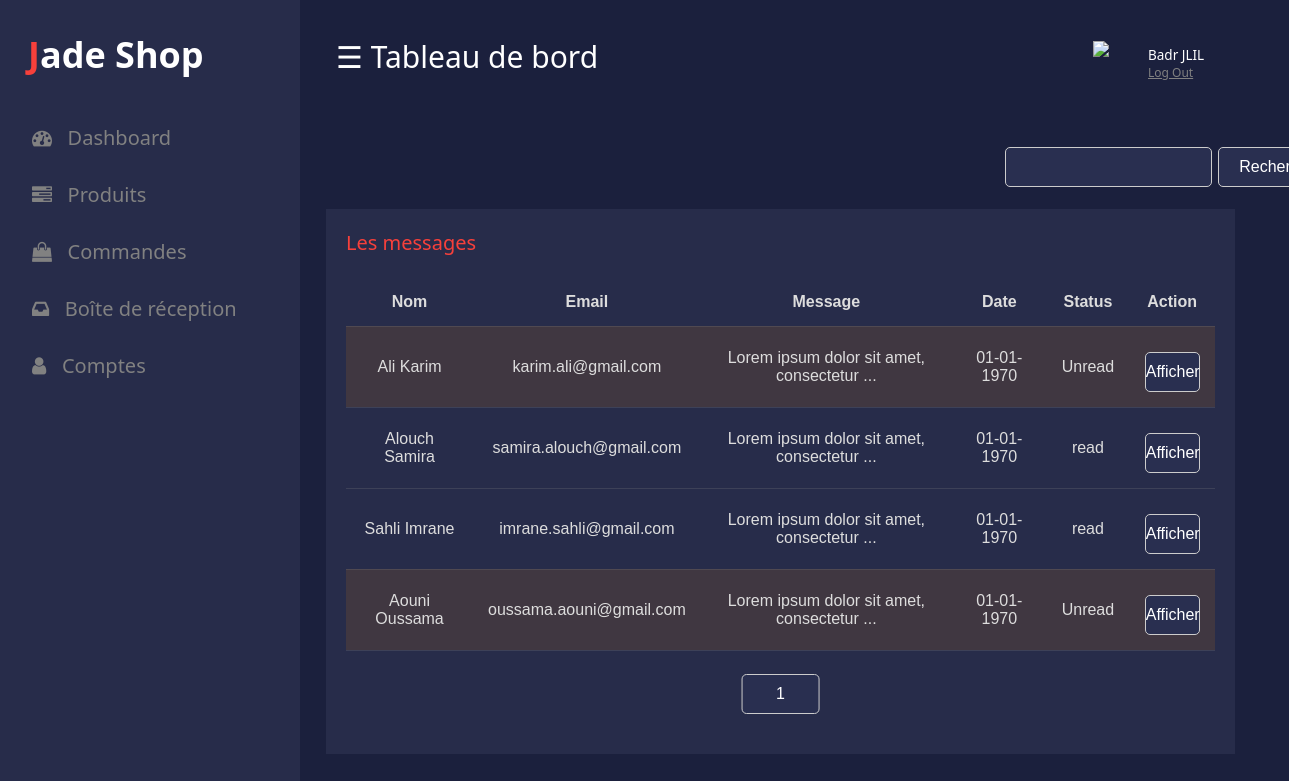
The page /admin/inbox.php (signed in) on the database its author committed.
### tables this page shows
CREATE TABLE `clients` (
  `idClient` int(11) NOT NULL AUTO_INCREMENT,
  `prenom` varchar(10) NOT NULL,
  `nom` varchar(10) NOT NULL,
  `email` varchar(35) NOT NULL,
  `password` varchar(20) NOT NULL,
  `type` varchar(15) NOT NULL DEFAULT 'Utilisateur',
  PRIMARY KEY (`idClient`),
  UNIQUE KEY `email` (`email`)
);

CREATE TABLE `messages` (
  `id` int(11) NOT NULL AUTO_INCREMENT,
  `message` varchar(1000) NOT NULL,
  `statut` varchar(10) NOT NULL DEFAULT 'Unread',
  `prenom` varchar(15) NOT NULL,
  `nom` varchar(15) NOT NULL,
  `date` timestamp NOT NULL DEFAULT current_timestamp() ON UPDATE current_timestamp(),
  `email` varchar(100) NOT NULL,
  `telephone` int(9) NOT NULL,
  PRIMARY KEY (`id`)
);

### admin/inbox.php (the view, shortened to what this page needs)
<?php
require_once("../connexion.php");
if(isset($_GET['lpage'])){
  $lpage=$_GET['lpage'];
}else{
  $lpage=0;
}
if(isset($_GET['keyword'])){
  $keyword=$_GET['keyword'];
  $sql="SELECT id, nom, email, prenom, substr(message,1,40) AS messageko, statut, date FROM messages WHERE nom like '%$keyword%' OR prenom like '%$keyword%' OR email like '%$keyword%' ";
}else{
  $sql="select id,nom, email, prenom,substr(message,1,40) as messageko,statut,date from messages";
}
$reponse=mysqli_query($connexion,$sql);
?>
<!Doctype HTML>
<html>
<head>
	<link rel="stylesheet" href="../css/dashboard.css" type="text/css"/>
	<link rel="stylesheet" href="https://cdnjs.cloudflare.com/ajax/libs/font-awesome/4.7.0/css/font-awesome.min.css">
</head>
<body>
<?php include '../comp/admin_header.php';  ?>
<div id="searchbar" >
        <form action="" action="get">
          <div style="display:inline-block;"><input type="text" name="keyword" value="<?php echo $keyword?>"></div>
          <div style="display:inline-block;"><input id="search-btn" type="submit" value="Rechercher"></div>
        </form>
</div>
<br>
<div class="box-8">
		<div class="content-box">
			<p>Les messages</p>
			<br/>
      <table class="table">
                  <thead>
                    <tr>
                      <th>Nom</th>
                      <th>Email</th>
                      <th>Message</th>
                      <th>Date</th>
                      <th>Status</th>
                      <th>Action</th>
                    </tr>
                  </thead>
                  <tbody>
                  <?php
                  $row=mysqli_fetch_all($reponse,MYSQLI_ASSOC);
                  $nbr= count($row);
                  $start=$lpage*8;
                  for ($i = $start; $i < $nbr; $i++) {
                    ?>
                    <tr <?php  if($row[$i]['statut'] == "Unread"){ echo "style='background-color: #ec7e0020'";} ?>>
                      <td><?php  echo $row[$i]['nom'] . " "  .  $row[$i]['prenom'] ;?></td>
                      <td><?php  echo $row[$i]['email'] ;?></td>
                      <td><?php echo $row[$i]['messageko'] . "..." ?></td>
                      <td><?php  echo date("d-m-Y", strtotime($row['date']))?></td>
                      <td><?php  echo $row[$i]['statut'] ?></td>
                      <td><button onclick="window.location.href='message.php?id=<?php echo $row[$i]['id'] ?>'">Afficher</button></td>
                    </tr>
                  <?php
                  }?>
                  </tbody>
              </table>
              <div style="display:flex; width :10%; margin-left:50%; transform: translate(-50%, -50%);">
                <?php
                  for($j=0;$j<(ceil($nbr/8));$j++){
                    echo '<button style="margin :0% 5%" onclick="window.location.href=\'inbox.php?';
                    if(isset($_GET['keyword'])){
                      echo "keyword=" . $keyword . "&";
                    }
                    echo "lpage=" . $j . "'\">" . $j+1 . "</button>";
                  }
                ?>
                </div>
		</div>
	</div>
	</div>
</body>
</html>

### comp/admin_header.php (shortened to what this page needs)
<?php
if(isset($_SESSION['user_id'])){
  $user_id = $_SESSION['user_id'];
  $sql="SELECT prenom, nom FROM Clients WHERE idClient = $user_id AND type = 'Administrateur'";
  $query_user=mysqli_query($connexion,$sql);
  $user=mysqli_fetch_assoc($query_user);
}else{
  header("location:login.php");
}
?>
<div id="mySidenav" class="sidenav">
	<p class="logo"><span>J</span>ade Shop</p>
  <a href="index.php" class="icon-a"><i class="fa fa-dashboard icons"></i> &nbsp;&nbsp;Dashboard</a>
  <a href="products.php" class="icon-a"><i class="fa fa-tasks icons"></i> &nbsp;&nbsp;Produits</a>
  <a href="orders.php" class="icon-a"><i class="fa fa-shopping-bag icons"></i> &nbsp;&nbsp;Commandes</a>
  <a href="inbox.php" class="icon-a"><i class="fa fa-inbox icons"></i> &nbsp;&nbsp;Boîte de réception</a>
  <a href="users.php" class="icon-a"><i class="fa fa-user icons"></i> &nbsp;&nbsp;Comptes</a>
</div>
<div id="main">
	<div class="head">
		<div class="col-div-6">
<span style="font-size:30px;cursor:pointer; color: white;" class="nav"  >&#9776; Tableau de bord</span>
</div>
	<div class="col-div-6">
	  <div class="profile">
      <img src="images/user.png" class="pro-img" />
      <p><?php echo $user['prenom'] . " " . $user['nom'] ?> <span><a style=" color:gray;" href="admin_logout.php">Log Out</a></span></p>
  </div>
  </div>
</div>
<br/>

### css/dashboard.css (style rules this page uses)
body { margin:0px; padding: 0px; background-color:#1b203d; font-family: system-ui; }
.logo { margin: 0px; margin-left: 28px; font-weight: bold; color: white; margin-bottom: 30px; }
.logo span { color: #f7403b; }
.sidenav { height: 140%; width: 300px; position: fixed; top: 0; left: 0; background-color: #272c4a; overflow: hidden; transition: 0.5s; padding-top: 30px; }
.sidenav a { padding: 15px 8px 15px 32px; text-decoration: none; font-size: 20px; color: #818181; display: block; transition: 0.3s; }
.sidenav { position: absolute; top: 0; right: 25px; font-size: 36px; }
#main { transition: margin-left .5s; padding: 16px; margin-left: 300px; }
.head { padding:20px; }
.col-div-6 { width: 50%; float: left; }
.profile { display: inline-block; float: right; width: 160px; }
.pro-img { float: left; width: 40px; margin-top: 5px; }
.profile p { color: white; font-weight: 500; margin-left: 55px; margin-top: 10px; font-size: 13.5px; }
.profile p span { font-weight: 400; font-size: 12px; display: block; color: #8e8b8b; }
.content-box { padding: 20px; }
.content-box p { margin: 0px; font-size: 20px; color: #f7403b; }
.box-8, .box-4 { width: 95%; background-color: #272c4a; height: 100%; }
.box-8 { margin-left: 10px; }
table { font-family: arial, sans-serif; border-collapse: collapse; width: 100%; margin-bottom: 5%; }
td, th { text-align: center; padding:15px; color: #ddd; border-bottom: 1px solid #81818140; }
input[type="text"],input[type="submit"],button, textarea { background-color: #292f50; padding: 10px 0px; font-size: 16px; width: 98%; border-radius: 5px; border: 1px solid #cccccc; margin-top: 10px; color: white; }
input[type="submit"],button,#edit-icon { cursor: pointer; }
#searchbar form { width: fit-content; position: relative; right: -72%; }
#search-btn { padding: 10px 20px; }

### rows shown on the page
clients: prenom "Badr", nom "JLIL"
messages: nom "Ali", prenom "Karim", email "karim.ali@gmail.com", messageko "Lorem ipsum dolor sit amet, consectetur", statut "Unread"
messages: nom "Alouch", prenom "Samira", email "samira.alouch@gmail.com", messageko "Lorem ipsum dolor sit amet, consectetur", statut "read"
messages: nom "Sahli", prenom "Imrane", email "imrane.sahli@gmail.com", messageko "Lorem ipsum dolor sit amet, consectetur", statut "read"
messages: nom "Aouni", prenom "Oussama", email "oussama.aouni@gmail.com", messageko "Lorem ipsum dolor sit amet, consectetur", statut "Unread"
